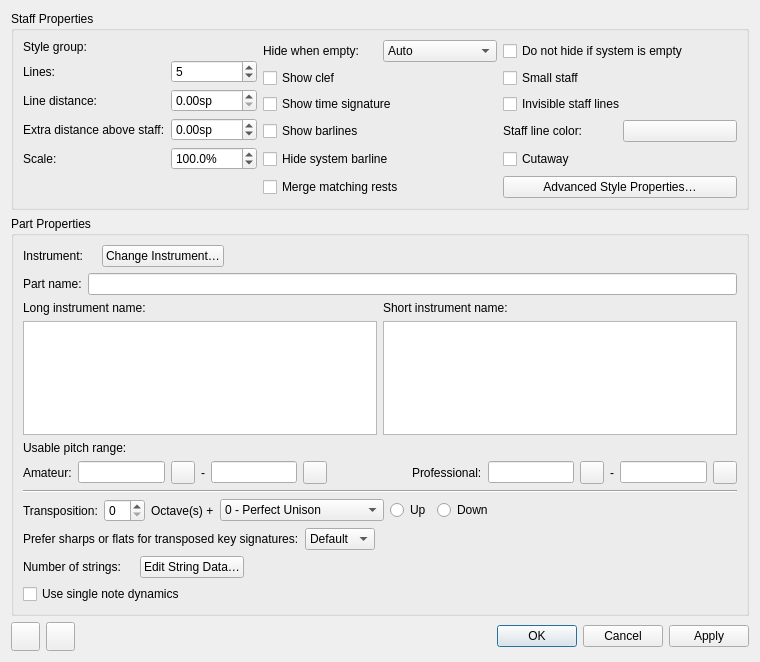
<?xml version="1.0" encoding="UTF-8"?>
<ui version="4.0">
 <class>EditStaffBase</class>
 <widget class="QDialog" name="EditStaffBase">
  <property name="geometry">
   <rect>
    <x>0</x>
    <y>0</y>
    <width>760</width>
    <height>662</height>
   </rect>
  </property>
  <property name="sizePolicy">
   <sizepolicy hsizetype="Preferred" vsizetype="Preferred">
    <horstretch>0</horstretch>
    <verstretch>0</verstretch>
   </sizepolicy>
  </property>
  <property name="minimumSize">
   <size>
    <width>0</width>
    <height>0</height>
   </size>
  </property>
  <property name="windowTitle">
   <string>Staff/Part Properties</string>
  </property>
  <layout class="QGridLayout" name="gridLayout">
   <item row="0" column="0" colspan="2">
    <widget class="QGroupBox" name="groupStaffProps">
     <property name="sizePolicy">
      <sizepolicy hsizetype="Preferred" vsizetype="Expanding">
       <horstretch>0</horstretch>
       <verstretch>0</verstretch>
      </sizepolicy>
     </property>
     <property name="minimumSize">
      <size>
       <width>0</width>
       <height>0</height>
      </size>
     </property>
     <property name="title">
      <string>Staff Properties</string>
     </property>
     <layout class="QVBoxLayout" name="verticalLayout_2">
      <item>
       <layout class="QGridLayout" name="grid_StaffProps">
        <item row="4" column="2">
         <widget class="QCheckBox" name="cutaway">
          <property name="text">
           <string>Cutaway</string>
          </property>
         </widget>
        </item>
        <item row="4" column="1">
         <widget class="QCheckBox" name="hideSystemBarLine">
          <property name="text">
           <string>Hide system barline</string>
          </property>
         </widget>
        </item>
        <item row="1" column="2">
         <widget class="QCheckBox" name="small">
          <property name="sizePolicy">
           <sizepolicy hsizetype="Minimum" vsizetype="Fixed">
            <horstretch>0</horstretch>
            <verstretch>0</verstretch>
           </sizepolicy>
          </property>
          <property name="text">
           <string>Small staff</string>
          </property>
         </widget>
        </item>
        <item row="1" column="1">
         <widget class="QCheckBox" name="showClef">
          <property name="text">
           <string>Show clef</string>
          </property>
         </widget>
        </item>
        <item row="3" column="2">
         <layout class="QHBoxLayout" name="hLayout_LineColor">
          <item>
           <widget class="QLabel" name="labelColor">
            <property name="text">
             <string>Staff line color:</string>
            </property>
            <property name="buddy">
             <cstring>color</cstring>
            </property>
           </widget>
          </item>
          <item>
           <widget class="Awl::ColorLabel" name="color">
            <property name="focusPolicy">
             <enum>Qt::TabFocus</enum>
            </property>
           </widget>
          </item>
         </layout>
        </item>
        <item row="3" column="1">
         <widget class="QCheckBox" name="showBarlines">
          <property name="text">
           <string>Show barlines</string>
          </property>
         </widget>
        </item>
        <item row="2" column="1">
         <widget class="QCheckBox" name="showTimesig">
          <property name="text">
           <string>Show time signature</string>
          </property>
         </widget>
        </item>
        <item row="0" column="2">
         <widget class="QCheckBox" name="showIfEmpty">
          <property name="text">
           <string>Do not hide if system is empty</string>
          </property>
         </widget>
        </item>
        <item row="2" column="2">
         <widget class="QCheckBox" name="invisible">
          <property name="text">
           <string>Invisible staff lines</string>
          </property>
         </widget>
        </item>
        <item row="5" column="2">
         <widget class="QPushButton" name="changeStaffType">
          <property name="text">
           <string>Advanced Style Properties…</string>
          </property>
         </widget>
        </item>
        <item row="0" column="0" rowspan="5">
         <layout class="QFormLayout" name="formLayout">
          <property name="fieldGrowthPolicy">
           <enum>QFormLayout::AllNonFixedFieldsGrow</enum>
          </property>
          <property name="labelAlignment">
           <set>Qt::AlignLeading|Qt::AlignLeft|Qt::AlignVCenter</set>
          </property>
          <item row="1" column="0">
           <widget class="QLabel" name="labelNumOfLines">
            <property name="text">
             <string>Lines:</string>
            </property>
            <property name="textFormat">
             <enum>Qt::PlainText</enum>
            </property>
            <property name="buddy">
             <cstring>lines</cstring>
            </property>
           </widget>
          </item>
          <item row="1" column="1">
           <widget class="QSpinBox" name="lines">
            <property name="minimum">
             <number>0</number>
            </property>
            <property name="maximum">
             <number>14</number>
            </property>
            <property name="value">
             <number>5</number>
            </property>
           </widget>
          </item>
          <item row="2" column="0">
           <widget class="QLabel" name="labelLineDist">
            <property name="text">
             <string>Line distance:</string>
            </property>
            <property name="buddy">
             <cstring>lineDistance</cstring>
            </property>
           </widget>
          </item>
          <item row="2" column="1">
           <widget class="QDoubleSpinBox" name="lineDistance">
            <property name="sizePolicy">
             <sizepolicy hsizetype="Preferred" vsizetype="Fixed">
              <horstretch>0</horstretch>
              <verstretch>0</verstretch>
             </sizepolicy>
            </property>
            <property name="suffix">
             <string>sp</string>
            </property>
            <property name="singleStep">
             <double>0.250000000000000</double>
            </property>
           </widget>
          </item>
          <item row="4" column="0">
           <widget class="QLabel" name="labelExtraDist">
            <property name="text">
             <string>Extra distance above staff:</string>
            </property>
            <property name="buddy">
             <cstring>spinExtraDistance</cstring>
            </property>
           </widget>
          </item>
          <item row="4" column="1">
           <widget class="QDoubleSpinBox" name="spinExtraDistance">
            <property name="suffix">
             <string>sp</string>
            </property>
            <property name="minimum">
             <double>-50.000000000000000</double>
            </property>
            <property name="maximum">
             <double>50.000000000000000</double>
            </property>
            <property name="singleStep">
             <double>0.250000000000000</double>
            </property>
           </widget>
          </item>
          <item row="5" column="0">
           <widget class="QLabel" name="label">
            <property name="text">
             <string>Scale:</string>
            </property>
           </widget>
          </item>
          <item row="5" column="1">
           <widget class="QDoubleSpinBox" name="mag">
            <property name="suffix">
             <string>%</string>
            </property>
            <property name="decimals">
             <number>1</number>
            </property>
            <property name="minimum">
             <double>10.000000000000000</double>
            </property>
            <property name="maximum">
             <double>1000.000000000000000</double>
            </property>
            <property name="value">
             <double>100.000000000000000</double>
            </property>
           </widget>
          </item>
          <item row="0" column="0">
           <widget class="QLabel" name="labelStaffGroup">
            <property name="text">
             <string>Style group:</string>
            </property>
            <property name="buddy">
             <cstring>staffGroupName</cstring>
            </property>
           </widget>
          </item>
          <item row="0" column="1">
           <widget class="QLabel" name="staffGroupName"/>
          </item>
         </layout>
        </item>
        <item row="0" column="1">
         <layout class="QHBoxLayout" name="horizontalLayout">
          <item>
           <widget class="QLabel" name="label_2">
            <property name="text">
             <string>Hide when empty:</string>
            </property>
           </widget>
          </item>
          <item>
           <widget class="QComboBox" name="hideMode">
            <item>
             <property name="text">
              <string>Auto</string>
             </property>
            </item>
            <item>
             <property name="text">
              <string>Always</string>
             </property>
            </item>
            <item>
             <property name="text">
              <string>Never</string>
             </property>
            </item>
            <item>
             <property name="text">
              <string>Instrument</string>
             </property>
            </item>
           </widget>
          </item>
         </layout>
        </item>
        <item row="5" column="1">
         <widget class="QCheckBox" name="mergeMatchingRests">
          <property name="text">
           <string>Merge matching rests</string>
          </property>
         </widget>
        </item>
       </layout>
      </item>
     </layout>
    </widget>
   </item>
   <item row="1" column="0" colspan="2">
    <widget class="QGroupBox" name="groupPartProps">
     <property name="sizePolicy">
      <sizepolicy hsizetype="Preferred" vsizetype="Expanding">
       <horstretch>0</horstretch>
       <verstretch>0</verstretch>
      </sizepolicy>
     </property>
     <property name="title">
      <string>Part Properties</string>
     </property>
     <layout class="QVBoxLayout" name="verticalLayout" stretch="0,1,0,0,0,0,0,0">
      <item>
       <layout class="QGridLayout" name="grid_PartProps">
        <property name="leftMargin">
         <number>0</number>
        </property>
        <item row="2" column="0" colspan="2">
         <layout class="QHBoxLayout" name="horizontalLayout_2">
          <property name="spacing">
           <number>6</number>
          </property>
          <item>
           <widget class="QLabel" name="labelInstrName">
            <property name="text">
             <string>Instrument:</string>
            </property>
            <property name="buddy">
             <cstring>instrumentName</cstring>
            </property>
           </widget>
          </item>
          <item>
           <widget class="QLabel" name="instrumentName"/>
          </item>
          <item>
           <widget class="QPushButton" name="changeInstrument">
            <property name="text">
             <string>Change Instrument…</string>
            </property>
           </widget>
          </item>
          <item>
           <spacer name="horizontalSpacer_4">
            <property name="orientation">
             <enum>Qt::Horizontal</enum>
            </property>
            <property name="sizeHint" stdset="0">
             <size>
              <width>40</width>
              <height>20</height>
             </size>
            </property>
           </spacer>
          </item>
         </layout>
        </item>
        <item row="3" column="0">
         <widget class="QLabel" name="label_PartName">
          <property name="text">
           <string>Part name:</string>
          </property>
          <property name="buddy">
           <cstring>partName</cstring>
          </property>
         </widget>
        </item>
        <item row="3" column="1">
         <widget class="QLineEdit" name="partName"/>
        </item>
       </layout>
      </item>
      <item>
       <layout class="QGridLayout" name="grid_InstrNames">
        <item row="0" column="0">
         <widget class="QLabel" name="labelLongName">
          <property name="sizePolicy">
           <sizepolicy hsizetype="Fixed" vsizetype="Fixed">
            <horstretch>0</horstretch>
            <verstretch>0</verstretch>
           </sizepolicy>
          </property>
          <property name="text">
           <string>Long instrument name:</string>
          </property>
          <property name="buddy">
           <cstring>longName</cstring>
          </property>
         </widget>
        </item>
        <item row="0" column="1">
         <widget class="QLabel" name="labelShortName">
          <property name="sizePolicy">
           <sizepolicy hsizetype="Fixed" vsizetype="Fixed">
            <horstretch>0</horstretch>
            <verstretch>0</verstretch>
           </sizepolicy>
          </property>
          <property name="text">
           <string>Short instrument name:</string>
          </property>
          <property name="buddy">
           <cstring>shortName</cstring>
          </property>
         </widget>
        </item>
        <item row="1" column="0">
         <widget class="QTextEdit" name="longName">
          <property name="minimumSize">
           <size>
            <width>0</width>
            <height>40</height>
           </size>
          </property>
          <property name="tabChangesFocus">
           <bool>true</bool>
          </property>
         </widget>
        </item>
        <item row="1" column="1">
         <widget class="QTextEdit" name="shortName">
          <property name="minimumSize">
           <size>
            <width>0</width>
            <height>40</height>
           </size>
          </property>
          <property name="tabChangesFocus">
           <bool>true</bool>
          </property>
         </widget>
        </item>
       </layout>
      </item>
      <item>
       <widget class="QLabel" name="labelPitchRanges">
        <property name="text">
         <string>Usable pitch range:</string>
        </property>
       </widget>
      </item>
      <item>
       <layout class="QHBoxLayout" name="hLayout_PitchRanges">
        <item>
         <widget class="QLabel" name="label_7">
          <property name="text">
           <string>Amateur:</string>
          </property>
          <property name="buddy">
           <cstring>minPitchA</cstring>
          </property>
         </widget>
        </item>
        <item>
         <widget class="QLineEdit" name="minPitchA">
          <property name="readOnly">
           <bool>true</bool>
          </property>
         </widget>
        </item>
        <item>
         <widget class="QToolButton" name="minPitchASelect">
          <property name="text">
           <string notr="true"/>
          </property>
          <property name="icon">
           <iconset resource="musescore.qrc">
            <normaloff>:/data/icons/edit.svg</normaloff>:/data/icons/edit.svg</iconset>
          </property>
         </widget>
        </item>
        <item>
         <widget class="QLabel" name="label_9">
          <property name="text">
           <string notr="true">-</string>
          </property>
         </widget>
        </item>
        <item>
         <widget class="QLineEdit" name="maxPitchA">
          <property name="readOnly">
           <bool>true</bool>
          </property>
         </widget>
        </item>
        <item>
         <widget class="QToolButton" name="maxPitchASelect">
          <property name="text">
           <string notr="true"/>
          </property>
          <property name="icon">
           <iconset resource="musescore.qrc">
            <normaloff>:/data/icons/edit.svg</normaloff>:/data/icons/edit.svg</iconset>
          </property>
         </widget>
        </item>
        <item>
         <spacer name="horizontalSpacer">
          <property name="orientation">
           <enum>Qt::Horizontal</enum>
          </property>
          <property name="sizeHint" stdset="0">
           <size>
            <width>100</width>
            <height>20</height>
           </size>
          </property>
         </spacer>
        </item>
        <item>
         <widget class="QLabel" name="label_8">
          <property name="text">
           <string>Professional:</string>
          </property>
          <property name="buddy">
           <cstring>minPitchP</cstring>
          </property>
         </widget>
        </item>
        <item>
         <widget class="QLineEdit" name="minPitchP">
          <property name="readOnly">
           <bool>true</bool>
          </property>
         </widget>
        </item>
        <item>
         <widget class="QToolButton" name="minPitchPSelect">
          <property name="text">
           <string notr="true"/>
          </property>
          <property name="icon">
           <iconset resource="musescore.qrc">
            <normaloff>:/data/icons/edit.svg</normaloff>:/data/icons/edit.svg</iconset>
          </property>
         </widget>
        </item>
        <item>
         <widget class="QLabel" name="label_10">
          <property name="text">
           <string notr="true">-</string>
          </property>
         </widget>
        </item>
        <item>
         <widget class="QLineEdit" name="maxPitchP">
          <property name="readOnly">
           <bool>true</bool>
          </property>
         </widget>
        </item>
        <item>
         <widget class="QToolButton" name="maxPitchPSelect">
          <property name="text">
           <string notr="true"/>
          </property>
          <property name="icon">
           <iconset resource="musescore.qrc">
            <normaloff>:/data/icons/edit.svg</normaloff>:/data/icons/edit.svg</iconset>
          </property>
         </widget>
        </item>
       </layout>
      </item>
      <item>
       <widget class="Line" name="line">
        <property name="orientation">
         <enum>Qt::Horizontal</enum>
        </property>
       </widget>
      </item>
      <item>
       <layout class="QVBoxLayout" name="vLayout_Transposition">
        <item>
         <layout class="QHBoxLayout" name="transp_Main">
          <item>
           <widget class="QLabel" name="labelTransp">
            <property name="toolTip">
             <string>Interval from written to sounding pitch</string>
            </property>
            <property name="text">
             <string>Transposition:</string>
            </property>
            <property name="buddy">
             <cstring>iList</cstring>
            </property>
           </widget>
          </item>
          <item>
           <widget class="QSpinBox" name="octave">
            <property name="accessibleName">
             <string>Octave</string>
            </property>
            <property name="maximum">
             <number>10</number>
            </property>
           </widget>
          </item>
          <item>
           <widget class="QLabel" name="label_11">
            <property name="text">
             <string>Octave(s) +</string>
            </property>
            <property name="buddy">
             <cstring>octave</cstring>
            </property>
           </widget>
          </item>
          <item>
           <widget class="QComboBox" name="iList">
            <property name="sizePolicy">
             <sizepolicy hsizetype="Preferred" vsizetype="Fixed">
              <horstretch>0</horstretch>
              <verstretch>0</verstretch>
             </sizepolicy>
            </property>
            <property name="accessibleName">
             <string>Interval</string>
            </property>
            <item>
             <property name="text">
              <string>0 - Perfect Unison</string>
             </property>
            </item>
            <item>
             <property name="text">
              <string>1 - Augmented Unison</string>
             </property>
            </item>
            <item>
             <property name="text">
              <string>0 - Diminished Second</string>
             </property>
            </item>
            <item>
             <property name="text">
              <string>1 - Minor Second</string>
             </property>
            </item>
            <item>
             <property name="text">
              <string>2 - Major Second</string>
             </property>
            </item>
            <item>
             <property name="text">
              <string>3 - Augmented Second</string>
             </property>
            </item>
            <item>
             <property name="text">
              <string>2 - Diminished Third</string>
             </property>
            </item>
            <item>
             <property name="text">
              <string>3 - Minor Third</string>
             </property>
            </item>
            <item>
             <property name="text">
              <string>4 - Major Third</string>
             </property>
            </item>
            <item>
             <property name="text">
              <string>5 - Augmented Third</string>
             </property>
            </item>
            <item>
             <property name="text">
              <string>4 - Diminished Fourth</string>
             </property>
            </item>
            <item>
             <property name="text">
              <string>5 - Perfect Fourth</string>
             </property>
            </item>
            <item>
             <property name="text">
              <string>6 - Augmented Fourth</string>
             </property>
            </item>
            <item>
             <property name="text">
              <string>6 - Diminished Fifth</string>
             </property>
            </item>
            <item>
             <property name="text">
              <string>7 - Perfect Fifth</string>
             </property>
            </item>
            <item>
             <property name="text">
              <string>8 - Augmented Fifth</string>
             </property>
            </item>
            <item>
             <property name="text">
              <string>7 - Diminished Sixth</string>
             </property>
            </item>
            <item>
             <property name="text">
              <string>8 - Minor Sixth</string>
             </property>
            </item>
            <item>
             <property name="text">
              <string>9 - Major Sixth</string>
             </property>
            </item>
            <item>
             <property name="text">
              <string>10 - Augmented Sixth</string>
             </property>
            </item>
            <item>
             <property name="text">
              <string>9 - Diminished Seventh</string>
             </property>
            </item>
            <item>
             <property name="text">
              <string>10 - Minor Seventh</string>
             </property>
            </item>
            <item>
             <property name="text">
              <string>11 - Major Seventh</string>
             </property>
            </item>
            <item>
             <property name="text">
              <string>12 - Augmented Seventh</string>
             </property>
            </item>
            <item>
             <property name="text">
              <string>11 - Diminished Octave</string>
             </property>
            </item>
            <item>
             <property name="text">
              <string>12 - Perfect Octave</string>
             </property>
            </item>
           </widget>
          </item>
          <item>
           <widget class="QRadioButton" name="up">
            <property name="text">
             <string>Up</string>
            </property>
           </widget>
          </item>
          <item>
           <widget class="QRadioButton" name="down">
            <property name="text">
             <string>Down</string>
            </property>
           </widget>
          </item>
          <item>
           <spacer name="horizontalSpacer_1">
            <property name="orientation">
             <enum>Qt::Horizontal</enum>
            </property>
            <property name="sizeHint" stdset="0">
             <size>
              <width>17</width>
              <height>18</height>
             </size>
            </property>
           </spacer>
          </item>
         </layout>
        </item>
        <item>
         <widget class="QWidget" name="transp_PreferSharpFlat" native="true">
          <layout class="QHBoxLayout" name="transp_PreferSharpFlat_Layout">
           <property name="spacing">
            <number>6</number>
           </property>
           <property name="leftMargin">
            <number>0</number>
           </property>
           <property name="topMargin">
            <number>0</number>
           </property>
           <property name="rightMargin">
            <number>0</number>
           </property>
           <property name="bottomMargin">
            <number>0</number>
           </property>
           <item>
            <widget class="QLabel" name="labelPreferSharpFlat">
             <property name="text">
              <string>Prefer sharps or flats for transposed key signatures:</string>
             </property>
            </widget>
           </item>
           <item>
            <widget class="QComboBox" name="preferSharpFlat">
             <item>
              <property name="text">
               <string>Default</string>
              </property>
             </item>
             <item>
              <property name="text">
               <string>Sharps</string>
              </property>
             </item>
             <item>
              <property name="text">
               <string>Flats</string>
              </property>
             </item>
            </widget>
           </item>
           <item>
            <spacer name="horizontalSpacer_7">
             <property name="orientation">
              <enum>Qt::Horizontal</enum>
             </property>
             <property name="sizeHint" stdset="0">
              <size>
               <width>40</width>
               <height>20</height>
              </size>
             </property>
            </spacer>
           </item>
          </layout>
         </widget>
        </item>
       </layout>
      </item>
      <item>
       <widget class="QFrame" name="stringDataFrame">
        <layout class="QHBoxLayout" name="horizontalLayout_4">
         <property name="spacing">
          <number>6</number>
         </property>
         <property name="leftMargin">
          <number>0</number>
         </property>
         <property name="topMargin">
          <number>0</number>
         </property>
         <property name="rightMargin">
          <number>0</number>
         </property>
         <property name="bottomMargin">
          <number>0</number>
         </property>
         <item>
          <widget class="QLabel" name="labelNumOfStrings">
           <property name="text">
            <string>Number of strings:</string>
           </property>
           <property name="buddy">
            <cstring>numOfStrings</cstring>
           </property>
          </widget>
         </item>
         <item>
          <widget class="QLabel" name="numOfStrings"/>
         </item>
         <item>
          <widget class="QPushButton" name="editStringData">
           <property name="text">
            <string>Edit String Data…</string>
           </property>
          </widget>
         </item>
         <item>
          <spacer name="horizontalSpacer_2">
           <property name="orientation">
            <enum>Qt::Horizontal</enum>
           </property>
           <property name="sizeHint" stdset="0">
            <size>
             <width>40</width>
             <height>20</height>
            </size>
           </property>
          </spacer>
         </item>
        </layout>
       </widget>
      </item>
      <item>
       <widget class="QCheckBox" name="singleNoteDynamics">
        <property name="accessibleName">
         <string>Use single note dynamics</string>
        </property>
        <property name="text">
         <string>Use single note dynamics</string>
        </property>
       </widget>
      </item>
     </layout>
    </widget>
   </item>
   <item row="2" column="0">
    <layout class="QHBoxLayout" name="groupPrevNextButtons">
     <item>
      <widget class="QToolButton" name="previousButton">
       <property name="minimumSize">
        <size>
         <width>29</width>
         <height>29</height>
        </size>
       </property>
       <property name="toolTip">
        <string>Go to previous staff</string>
       </property>
       <property name="text">
        <string notr="true"/>
       </property>
       <property name="icon">
        <iconset resource="musescore.qrc">
         <normaloff>:/data/icons/arrow_up.svg</normaloff>:/data/icons/arrow_up.svg</iconset>
       </property>
      </widget>
     </item>
     <item>
      <widget class="QToolButton" name="nextButton">
       <property name="minimumSize">
        <size>
         <width>29</width>
         <height>29</height>
        </size>
       </property>
       <property name="toolTip">
        <string>Go to next staff</string>
       </property>
       <property name="text">
        <string notr="true"/>
       </property>
       <property name="icon">
        <iconset resource="musescore.qrc">
         <normaloff>:/data/icons/arrow_down.svg</normaloff>:/data/icons/arrow_down.svg</iconset>
       </property>
      </widget>
     </item>
     <item>
      <spacer name="horizontalSpacer_3">
       <property name="orientation">
        <enum>Qt::Horizontal</enum>
       </property>
       <property name="sizeHint" stdset="0">
        <size>
         <width>40</width>
         <height>20</height>
        </size>
       </property>
      </spacer>
     </item>
    </layout>
   </item>
   <item row="2" column="1">
    <widget class="QDialogButtonBox" name="buttonBox">
     <property name="orientation">
      <enum>Qt::Horizontal</enum>
     </property>
     <property name="standardButtons">
      <set>QDialogButtonBox::Apply|QDialogButtonBox::Cancel|QDialogButtonBox::Ok</set>
     </property>
    </widget>
   </item>
  </layout>
 </widget>
 <customwidgets>
  <customwidget>
   <class>Awl::ColorLabel</class>
   <extends>QPushButton</extends>
   <header>awl/colorlabel.h</header>
   <container>1</container>
  </customwidget>
 </customwidgets>
 <tabstops>
  <tabstop>lines</tabstop>
  <tabstop>lineDistance</tabstop>
  <tabstop>spinExtraDistance</tabstop>
  <tabstop>mag</tabstop>
  <tabstop>hideMode</tabstop>
  <tabstop>showIfEmpty</tabstop>
  <tabstop>showClef</tabstop>
  <tabstop>showTimesig</tabstop>
  <tabstop>showBarlines</tabstop>
  <tabstop>hideSystemBarLine</tabstop>
  <tabstop>small</tabstop>
  <tabstop>invisible</tabstop>
  <tabstop>color</tabstop>
  <tabstop>cutaway</tabstop>
  <tabstop>changeStaffType</tabstop>
  <tabstop>changeInstrument</tabstop>
  <tabstop>partName</tabstop>
  <tabstop>longName</tabstop>
  <tabstop>shortName</tabstop>
  <tabstop>minPitchA</tabstop>
  <tabstop>minPitchASelect</tabstop>
  <tabstop>maxPitchA</tabstop>
  <tabstop>maxPitchASelect</tabstop>
  <tabstop>minPitchP</tabstop>
  <tabstop>minPitchPSelect</tabstop>
  <tabstop>maxPitchP</tabstop>
  <tabstop>maxPitchPSelect</tabstop>
  <tabstop>octave</tabstop>
  <tabstop>iList</tabstop>
  <tabstop>up</tabstop>
  <tabstop>down</tabstop>
  <tabstop>preferSharpFlat</tabstop>
  <tabstop>numOfStrings</tabstop>
  <tabstop>editStringData</tabstop>
  <tabstop>singleNoteDynamics</tabstop>
  <tabstop>previousButton</tabstop>
  <tabstop>nextButton</tabstop>
 </tabstops>
 <resources>
  <include location="musescore.qrc"/>
  <include location="musescore.qrc"/>
 </resources>
 <connections>
  <connection>
   <sender>buttonBox</sender>
   <signal>accepted()</signal>
   <receiver>EditStaffBase</receiver>
   <slot>accept()</slot>
   <hints>
    <hint type="sourcelabel">
     <x>248</x>
     <y>254</y>
    </hint>
    <hint type="destinationlabel">
     <x>157</x>
     <y>274</y>
    </hint>
   </hints>
  </connection>
  <connection>
   <sender>buttonBox</sender>
   <signal>rejected()</signal>
   <receiver>EditStaffBase</receiver>
   <slot>reject()</slot>
   <hints>
    <hint type="sourcelabel">
     <x>316</x>
     <y>260</y>
    </hint>
    <hint type="destinationlabel">
     <x>286</x>
     <y>274</y>
    </hint>
   </hints>
  </connection>
 </connections>
</ui>
